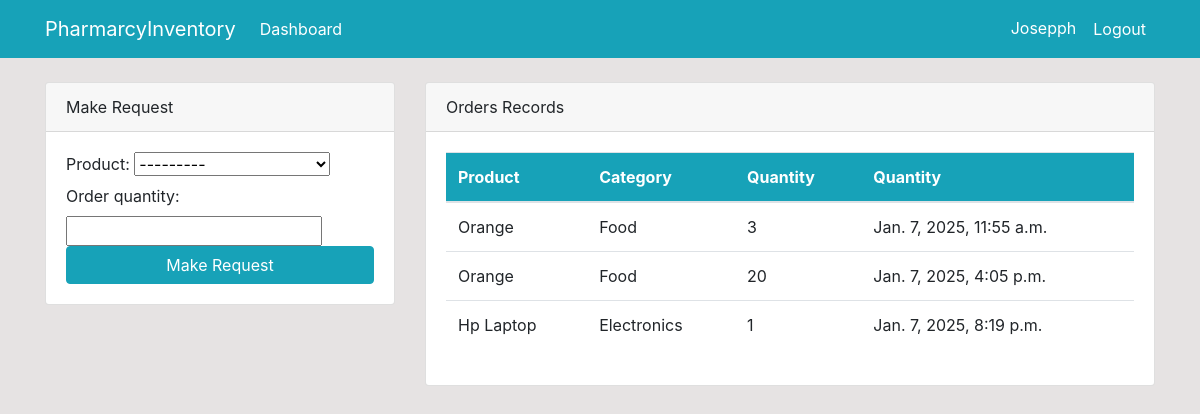
Screenshot of /dashboard/ (signed in) with the database file from the repository.
### dashboard/models.py (models this page shows, shortened)
class Order(models.Model):
    product = models.ForeignKey(Product, on_delete=models.CASCADE, null=True)
    staff = models.ForeignKey(User, models.CASCADE, null=True)
    order_quantity = models.PositiveIntegerField(null=True)
    date = models.DateTimeField(auto_now_add=True)
    class Meta:
        verbose_name_plural = 'Order'

class Product(models.Model):
    name = models.CharField(max_length=100, null=True)
    category = models.CharField(max_length=20, choices=CATEGORY, null=True)
    quantity = models.PositiveIntegerField(null=True)
    expiry_date = models.DateField(null=True)
    class Meta:
        verbose_name_plural = 'Drugs'
    def __str__(self):
        return f'{self.name}-{self.quantity}'

### dashboard/views.py (the view)
# urls.py: path('dashboard/', views.index, name="dashboard-index"),
@login_required
def index(request):
    orders = Order.objects.all()
    products = Product.objects.all()
    orders_count = orders.count()
    product_count = products.count()
    workers_count = User.objects.all().count()
    if request.method == 'POST':
        form = OrderForm(request.POST)
        if form.is_valid():
            instance = form.save(commit=False)
            instance.staff = request.user
            instance.save()
            return redirect('dashboard-index')
    else:
        form = OrderForm()
    context = {
        'orders': orders,
        'form': form,
        'products': products,
        'product_count': product_count,
        'orders_count': orders_count,
        'workers_count': workers_count,
    }
    return render(request, 'dashboard/index.html', context)

### dashboard/forms.py
class OrderForm(forms.ModelForm):
    class Meta:
        model = Order
        fields = ['product', 'order_quantity']

### templates/dashboard/index.html (shortened to what this page needs)
{% extends 'partials/base.html' %}
{% block content %}
{% if user.is_authenticated and user.is_staff and user.is_superuser %}
{% include 'partials/topnav.html' %}
    <div class="container">
        <div class="row my-5">
            <div class="col-md-6">
                <div class="bg-white">
                    <canvas id="myChart1" width="400" height="300"></canvas>
                    <script>
                        var ctx = document.getElementById('myChart1').getContext('2d');
                        var myChart1 = new Chart(ctx, {
                            type: 'pie',
                            data: {
                                labels: [{% for order in orders %} '{{ order.product.name }}', {% endfor %}],
                                datasets: [{
                                    label: 'Orders',
                                    data: [{% for order in orders %} '{{ order.order_quantity }}', {% endfor %}],
                                    backgroundColor: [
                                        'rgba(255, 99, 132, 1)',
                                        'rgba(54, 162, 235, 1)',
                                        'rgba(255, 206, 86, 1)',
                                        'rgba(75, 192, 192, 1)',
                                        'rgba(153, 102, 255, 1)',
                                        'rgba(25, 159, 64, 1)',
                                        'rgba(211, 99, 12, 1)',
                                        'rgba(234, 16, 235, 1)',
                                        'rgba(255, 206, 86, 1)',
                                        'rgba(34, 12, 192, 1)',
                                        'rgba(153, 102, 255, 1)',
                                        'rgba(255, 159, 64, 1)'
                                    ],
                                    borderColor: [
                                        'rgba(255, 99, 132, 1)',
                                        'rgba(54, 162, 235, 1)',
                                        'rgba(255, 206, 86, 1)',
                                        'rgba(75, 192, 192, 1)',
                                        'rgba(153, 102, 255, 1)',
                                        'rgba(255, 159, 64, 1)',
                                        'rgba(25, 159, 64, 1)',
                                        'rgba(211, 99, 12, 1)',
                                        'rgba(234, 16, 235, 1)',
                                        'rgba(255, 206, 86, 1)',
                                        'rgba(34, 12, 192, 1)',
                                        'rgba(153, 102, 255, 1)',
                                        'rgba(255, 159, 64, 1)'
                                    ],
                                    borderWidth: 1
                                }]
                            },
                            options: {
                                scales: {
                                    yAxes: [{
                                        ticks: {
                                            beginAtZero: true
                                        }
                                    }]
                                }
                            }
                        });
                    </script>
                </div>
            </div>
            <div class="col-md-6">
                <div class="bg-white">
                    <canvas id="myChart" width="400" height="300"></canvas>
                    <script>
                        var ctx = document.getElementById('myChart').getContext('2d');
                        var myChart = new Chart(ctx, {
                            type: 'bar',
                            data: {
                                labels: [{% for product in products %} '{{ product.name }}', {% endfor %}],
                                datasets: [{
                                    label: 'Products',
                                    data: [{% for product in products %} '{{ product.quantity }}', {% endfor %}],
                                    backgroundColor: [
                                        'rgba(75, 192, 192, 1)',
                                        'rgba(153, 102, 255, 1)',
                                        'rgba(25, 159, 64, 1)',
                                        'rgba(211, 99, 12, 1)',
                                        'rgba(234, 16, 235, 1)',
                                        'rgba(255, 206, 86, 1)',
                                        'rgba(34, 12, 192, 1)',
                                        'rgba(153, 102, 255, 1)',
                                        'rgba(255, 159, 64, 1)',
                                        'rgba(255, 99, 132, 1)',
                                        'rgba(54, 162, 235, 1)',
                                        'rgba(255, 206, 86, 1)',
                                        'rgba(75, 192, 192, 1)',
                                        'rgba(153, 102, 255, 1)',
                                        'rgba(255, 159, 64, 1)'
                                    ],
                                    borderColor: [
                                        'rgba(255, 99, 132, 1)',
                                        'rgba(54, 162, 235, 1)',
                                        'rgba(255, 206, 86, 1)',
                                        'rgba(75, 192, 192, 1)',
                                        'rgba(153, 102, 255, 1)',
                                        'rgba(255, 159, 64, 1)'
                                    ],
                                    borderWidth: 1
                                }]
                            },
                            options: {
                                scales: {
                                    yAxes: [{
                                        ticks: {
                                            beginAtZero: true
                                        }
                                    }]
                                }
                            }
                        });
                    </script>
                </div>
            </div>
        </div>
    </div>
{% else %}
{% include 'dashboard/staff_index.html' %}
{% endif %}
{% endblock %}

### templates/partials/nav.html (shortened to what this page needs)
 <nav class="navbar navbar-expand-lg navbar-info bg-info">
    {% if user.is_authenticated %}
    <div class="container">
        <a class="navbar-brand text-white" href="{% url 'dashboard-index' %}">PharmarcyInventory</a>
        <div class="collapse navbar-collapse" id="navbarSupportedContent">
            <ul class="navbar-nav mr-auto">
                <li class="nav-item active">
                    <a class="nav-link text-white" href="{% url 'dashboard-index' %}">Dashboard </a>
                </li>
            </ul>
            <ul class="navbar-nav ml-auto">
                <li class="nav-item active">
                    <a class="nav-link text-white" href="{% url 'user-profile' %}">{{ user.username }}</a>
                </li>
                <li class="nav-item">
                    <form method="post" action="{% url 'user-logout' %}" class="d-inline">
                        <button type="submit" class="btn btn-link nav-link text-white" >
                            Logout
                        </button>
                    </form>
                </li>
            </ul>
            {% endif %}
        </div>
    </div>
</nav>

### templates/dashboard/staff_index.html (shortened to what this page needs)
<div class="container">
    <div class="row mt-4">
        <div class="col-md-4">
            <div class="card">
                <div class="card-header">
                    Make Request
                </div>
                <div class="card-body">
                    <form method="POST">
                        {{ form }}
                        <input class="btn btn-info btn-block" type="submit" value="Make Request">
                    </form>
                </div>
            </div>
        </div>
        <div class="col-md-8">
            <div class="card">
                <div class="card-header">
                    Orders Records
                </div>
                <div class="card-body">
                    <table class="table bg-white">
                        <thead class="bg-info text-white">
                            <tr>
                                <th scope="col">Product</th>
                                <th scope="col">Category</th>
                                <th scope="col">Quantity</th>
                                <th scope="col">Quantity</th>
                            </tr>
                        </thead>
                        <tbody>
                            {% for order in orders %}
                            {% if order.staff == user %}
                            <tr>
                                <td>{{ order.product.name }}</td>
                                <td>{{ order.product.category }}</td>
                                <td>{{ order.order_quantity }}</td>
                                <td>{{ order.date }}</td>
                            </tr>
                            {% endif %}
                            {% endfor %}
                        </tbody>
                    </table>
                </div>
            </div>
        </div>
    </div>
</div>

### static/style.css (style rules this page uses)
body { background: rgb(230, 227, 227); }

### rows the page displays
Order: product.name "Orange", product.category "Food", order_quantity "3", date "Jan. 7, 2025, 11:55 a.m."
Order: product.name "Orange", product.category "Food", order_quantity "20", date "Jan. 7, 2025, 4:05 p.m."
Order: product.name "Hp Laptop", product.category "Electronics", order_quantity "1", date "Jan. 7, 2025, 8:19 p.m."

### other values shown
{{ user.username }} "Josepph"
